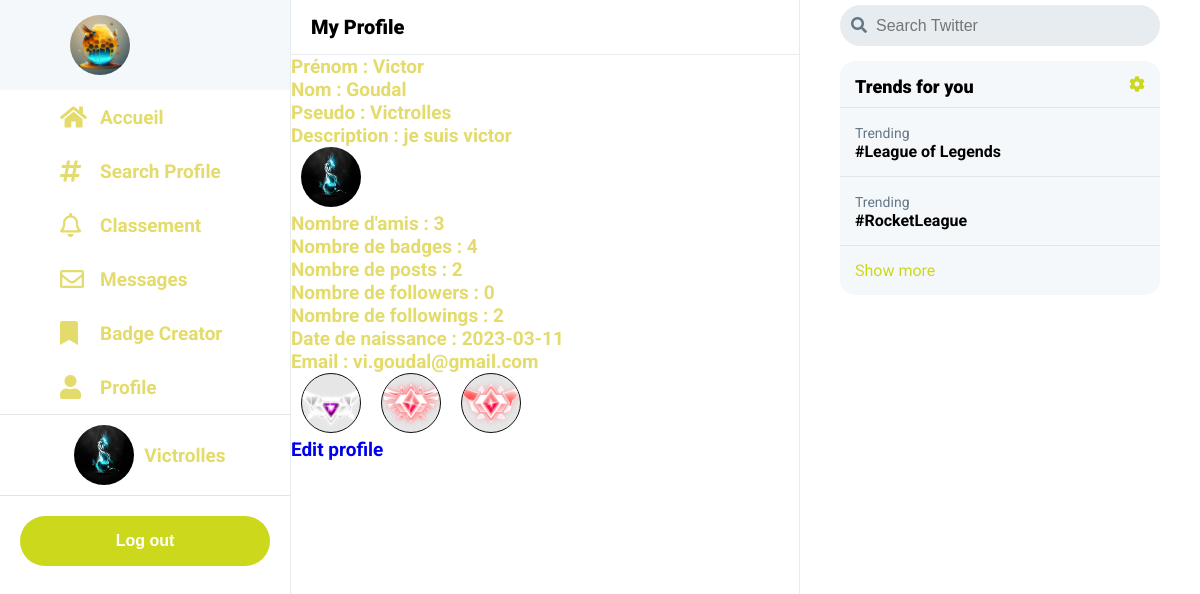
Screenshot of /profil.php?pseudo=Victrolles (signed in) with the database file from the repository.
### tables this page shows
CREATE TABLE `profil` (
  `id` int(11) NOT NULL,
  `name` varchar(100) NOT NULL,
  `surname` varchar(100) NOT NULL,
  `pseudo` varchar(100) NOT NULL,
  `avatar` varchar(200) NOT NULL,
  `datedenaissance` date NOT NULL,
  `email` varchar(100) NOT NULL,
  `description` varchar(250) NOT NULL,
  `password` varchar(100) NOT NULL
);

CREATE TABLE `badge` (
  `id` int(11) NOT NULL,
  `image` varchar(200) NOT NULL,
  `description` varchar(100) NOT NULL,
  `id_game` int(11) NOT NULL
);

### php/database.php (called while the page is built, shortened)
<?php
function GetIdFromPseudo($pseudo) {
  global $conn;
  $sql = "SELECT * FROM profil WHERE pseudo = '$pseudo'";
  $result = $conn->query($sql);
  $row = $result->fetch_assoc();
  $id_profil = $row["id"];
  return $id_profil;
}
function GetNumberOfFriends($id_profil){
  global $conn;
  $sql = "SELECT * FROM friend WHERE id_profil1 = $id_profil OR id_profil2 = $id_profil";
  $result = $conn->query($sql);
  $number_of_friends = mysqli_num_rows($result);
  return $number_of_friends;
}
function GetNumberOfBadges($id_profil){
  global $conn;
  $sql = "SELECT * FROM unlocked_badge WHERE id_profil = $id_profil";
  $result = $conn->query($sql);
  $number_of_badges = mysqli_num_rows($result);
  return $number_of_badges;
}
function GetNumberOfPosts($id_profil){
  global $conn;
  $sql = "SELECT * FROM post WHERE id_profil = $id_profil";
  $result = $conn->query($sql);
  $number_of_posts = mysqli_num_rows($result);
  return $number_of_posts;
}
function GetNumberOfFollowers($id_profil){
  global $conn;
  $sql = "SELECT * FROM follow WHERE id_followed = $id_profil";
  $result = $conn->query($sql);
  $number_of_followers = mysqli_num_rows($result);
  return $number_of_followers;
}
function GetNumberOfFollowings($id_profil){
  global $conn;
  $sql = "SELECT * FROM follow WHERE id_follower = $id_profil";
  $result = $conn->query($sql);
  $number_of_followings = mysqli_num_rows($result);
  return $number_of_followings;
}
?>

### profil.php (the view, shortened to what this page needs)
<?php
include "php/database.php";
global $conn;
if (isset($_GET["pseudo"]) && $_GET["pseudo"] != ""){
    $pseudo = $_GET["pseudo"];
    $id_profil = GetIdFromPseudo($pseudo);
    $sql = "SELECT * FROM profil WHERE pseudo = '$pseudo'";
    $result = $conn->query($sql);
    $row = $result->fetch_assoc();
    $prenom = $row["name"];
    $nom = $row["surname"];
    $avatar = $row["avatar"];
    $datedenaissance = $row["datedenaissance"];
    $email = $row["email"];
    $description = $row["description"];
} else {
    header("location: accueil.php");
}
?>
<?php include "php/header.php"; ?>
<div class="grid-container">
    <?php require_once('php/left-sidebar.php'); ?>
    <div class="main profile">
        <p class="page__title">My Profile</p>
        <div class="container">
            <?php
                $numberOfFriends = GetNumberOfFriends($id_profil);
                $numberOfBadges = GetNumberOfBadges($id_profil);
                $numberOfPosts = GetNumberOfPosts($id_profil);
                $numberOfFollowers = GetNumberOfFollowers($id_profil);
                $numberOfFollowings = GetNumberOfFollowings($id_profil);
                echo "Prénom : $prenom";
                echo "<br>Nom : $nom";
                echo "<br>Pseudo : $pseudo";
                echo "<br>Description : $description";
                echo "<br><img class='ico' src='$avatar' alt='avatar'>";
                echo "<br>Nombre d'amis : $numberOfFriends";
                echo "<br>Nombre de badges : $numberOfBadges";
                echo "<br>Nombre de posts : $numberOfPosts";
                echo "<br>Nombre de followers : $numberOfFollowers";
                echo "<br>Nombre de followings : $numberOfFollowings<br>";
                if ($pseudo == $_COOKIE["pseudo"]){
                    echo "Date de naissance : $datedenaissance";
                    echo "<br>Email : $email<br>";
                }
                require_once('php/display_badges.php');
                if ($pseudo == $_COOKIE["pseudo"]){
                    echo "<br><a href='edit_profile.php'>Edit profile</a>";
                }
            ?>
        </div>
    </div>
    <?php require_once('php/right-sidebar.php'); ?>
</body>
</html>

### php/header.php (shortened to what this page needs)
<!DOCTYPE html>
<html lang="fr">
<head>
    <link rel="stylesheet" href="https://cdnjs.cloudflare.com/ajax/libs/font-awesome/5.15.1/css/all.min.css">
    <link rel="stylesheet" href="css/style.css">
</head>
<body>
</body>
</html>

### php/left-sidebar.php (shortened to what this page needs)
<?php
$pseudo_sidebar = $_COOKIE['pseudo'];
$sql = "SELECT * FROM profil WHERE pseudo = '$pseudo_sidebar'";
$result = $conn->query($sql);
$row = $result->fetch_assoc();
$avatar_sidebar = $row["avatar"];
?>
<div class="sidebar">
    <ul style="list-style: none">
    <li><img class="ico" src="images/avatar.png" alt=""></li>
    <li class="active__menu"><i class="fa fa-home"></i><span><a href="accueil.php">Accueil</a></span></li>
    <li><i class="fa fa-hashtag"></i><span><a href="search_profile.php">Search Profile</a></span></li>
    <li><i class="far fa-bell"></i><span><a href="classement.php">Classement</a></span></li>
    <li><i class="far fa-envelope"></i><span><a href="messagerie.php">Messages</a></span></li>
    <li><i class="fa fa-bookmark"></i><span><a href="badge_creator.php">Badge Creator</a></span></li>
    <li><i class="fa fa-user"></i><span><a href=<?php echo "profil.php?pseudo=$pseudo_sidebar"?>>Profile</a></span></li>
    </ul>
    <div class="profile">
        <img class="profile__avatar ico" src="<?php echo $avatar_sidebar; ?>" alt="">
        <div class="profile__info">
            <p class="profile__pseudo"><?php echo $pseudo_sidebar; ?></p>
        </div>
    </div>
    <form class="logout" method="post">
        <button class="sidebar__tweet" type="submit" name="deconnexion">Log out</button>
    </form>
</div>

### php/display_badges.php (shortened to what this page needs)
<?php
$id_profil = GetIdFromPseudo($pseudo);
$sql = "SELECT image FROM badge WHERE id = 40";
$result = $conn->query($sql);
$row = $result->fetch_assoc();
$default_image = $row["image"];
$sql = "SELECT BAD.id, BAD.image, BAD.description, BAD.id_game FROM unlocked_badge UNL INNER JOIN badge BAD ON UNL.id_badge = BAD.id WHERE UNL.id_profil = '$id_profil' AND UNL.selected = 1";
$result = $conn->query($sql);
for ($i = 0; $i < 3; $i++) {
    echo "<div class='dropdown badges'>";
    if ($row = $result->fetch_assoc()) {
        $image = $row["image"];
        echo "<img class='dropbtn ico' src='$image' alt='badge'>";
    } else {
        echo "<img class='dropbtn ico' src='$default_image' alt='badge'>";
        $id_badge = 40;
    }
    echo "</div>";
}

### php/right-sidebar.php
<div class="right__sidebar">
    <div class="search-container">
        <a href="#" class="search-btn">
            <i class="fa fa-search"></i>
        </a>
        <input type="text" name="search" placeholder="Search Twitter" class="search-input">
    </div>
    <div class="trends__container">
        <div class="trends__box">
            <div class="trends__header">
                <p>Trends for you</p>
                <i class="fa fa-cog"></i>
            </div>
            <div class="trends__body">
                <div class="trend">
                    <span>Trending</span>
                    <p>#League of Legends</p>
                </div>
                <div class="trend">
                    <span>Trending</span>
                    <p>#RocketLeague</p>
                </div>
                <div class="trends__show-more">
                    <a href="">Show more</a>
                </div>
            </div>
        </div>
    </div>
</div>

### css/style.css (style rules this page uses)
:root { --twitter-color: #cbd81c; --twitter-background: #e6ecf0; }
html { font-size: 62.5%; }
body { font-family: 'Roboto', sans-serif; font-size: 1.6rem; }
* { margin: 0; padding: 0; box-sizing: border-box; text-decoration: none; }
.sidebar, .main { border-right: 1px solid var(--twitter-background); }
.grid-container { display: grid; width: 100%; max-width: 1350px; margin: 0 auto; grid-template-columns: 0.8fr 1.4fr 1.1fr; grid-template-rows: 0.8fr 1.5fr 1fr; gap : 0px 0px; grid-template-areas: "sidebar main right__sidebar ." "sidebar main right__sidebar ." "sidebar main right__sidebar ."; }
.sidebar { grid-area: sidebar; }
.main { grid-area: main; }
.right__sidebar { grid-area: right__sidebar; }
.page__title { font-weight: 900; font-size: 20px; padding: 15px 20px; border-bottom: 1px solid var(--twitter-background); background-color: #fff; position: sticky; top: 0; z-index: 999; }
.dropbtn { color: #c6cacc; font-size: 16px; border: none; cursor: pointer; background: transparent; }
.dropdown { position: relative; display: inline-block; }

### css/left-sidebar.css (style rules this page uses)
.sidebar__tweet { background-color: var(--twitter-color); border:none; color: #fff; font-weight: 700; text-transform: inherit; border-radius: 30px; height: 50px; width: 100%; font-size: 16px; cursor: pointer; }
.sidebar { position: sticky; top: 0; height: 100vh; }
.sidebar ul li { text-decoration: none; padding: 15px 60px; color: rgba(209, 196, 15, 0.614); font-weight: 700; font-size: 19px; align-items: center; display: flex; }
.sidebar .profile__info, .sidebar ul a { text-decoration: none; color: rgba(209, 196, 15, 0.614); font-weight: 700; font-size: 19px; }
.sidebar ul li i { font-size:24px; width: 25px; }
.sidebar ul li span { margin-left:15px; }
.active__menu i, .active__menu span { color: var(yellow); }
.ico { width: 6rem; height: 6rem; border-radius: 50%; border: 1px solid var(yellow); margin: 0 10px; }
.sidebar .profile { display: flex; align-items: center; justify-content: center; padding: 1rem 2rem; border-bottom: 1px solid #e0e5e9; border-top: 1px solid #e0e5e9; cursor: pointer; }
.sidebar .logout { margin: 2rem; }

### css/right-sidebar.css (style rules this page uses)
.right__sidebar { position: sticky; top: 0; height: 100vh; }
.search-container { background-color: var(--twitter-background); border-radius: 30px; padding:10px; margin: 5px auto; width: 80%; cursor: pointer; border: 1px solid var(--twitter-background); }
.search-container .search-input { border: none; outline: none; font-weight: 500; font-size: 16px; background-color: rgba(0,0,0,0); }
.search-container .search-btn .fa { color: rgb(101, 119, 134); font-size: 16px; margin-right: 5px; }
.trends__box { background-color: rgb(245, 248, 250); border-radius: 15px; margin: 15px auto; width: 80%; cursor: pointer; }
.trends__header { display:flex; width: 100%; border-bottom: 1px solid #e0e5e9; padding: 15px 15px 10px; }
.trend { border-bottom: 1px solid #e0e5e9; padding: 15px; }
.trends__show-more { padding: 15px; }
.trends__show-more a { color: var(--twitter-color); }
.trends__body span { font-size: 14px; color: rgb(101, 119, 134); }
.trends__body p { font-weight: 700; }
.trends__header p { width: 100%; font-size: 18px; font-weight: 900; }
.trends__header .fa-cog { color:var(--twitter-color); }

### css/messages.css (style rules this page uses)
.pseudo a , .name, #img, .container { text-decoration: none; color: rgba(209, 196, 15, 0.614); font-weight: 700; font-size: 19px; }

### css/profile.css (style rules this page uses)
.profile .badges .ico { border: 1px solid #0f1010; background-color: #e6e6e6; border-radius: 50%; }

### rows the page displays
profil: avatar (picture), name "Victor", surname "Goudal", description "je suis victor", datedenaissance "2023-03-11", email "vi.goudal@gmail.com"
badge: image (picture)
badge: image (picture)
badge: image (picture)

### other values shown
$pseudo_sidebar "Victrolles"
$pseudo "Victrolles"
$numberOfFriends "3"
$numberOfBadges "4"
$numberOfPosts "2"
$numberOfFollowers "0"
$numberOfFollowings "2"
